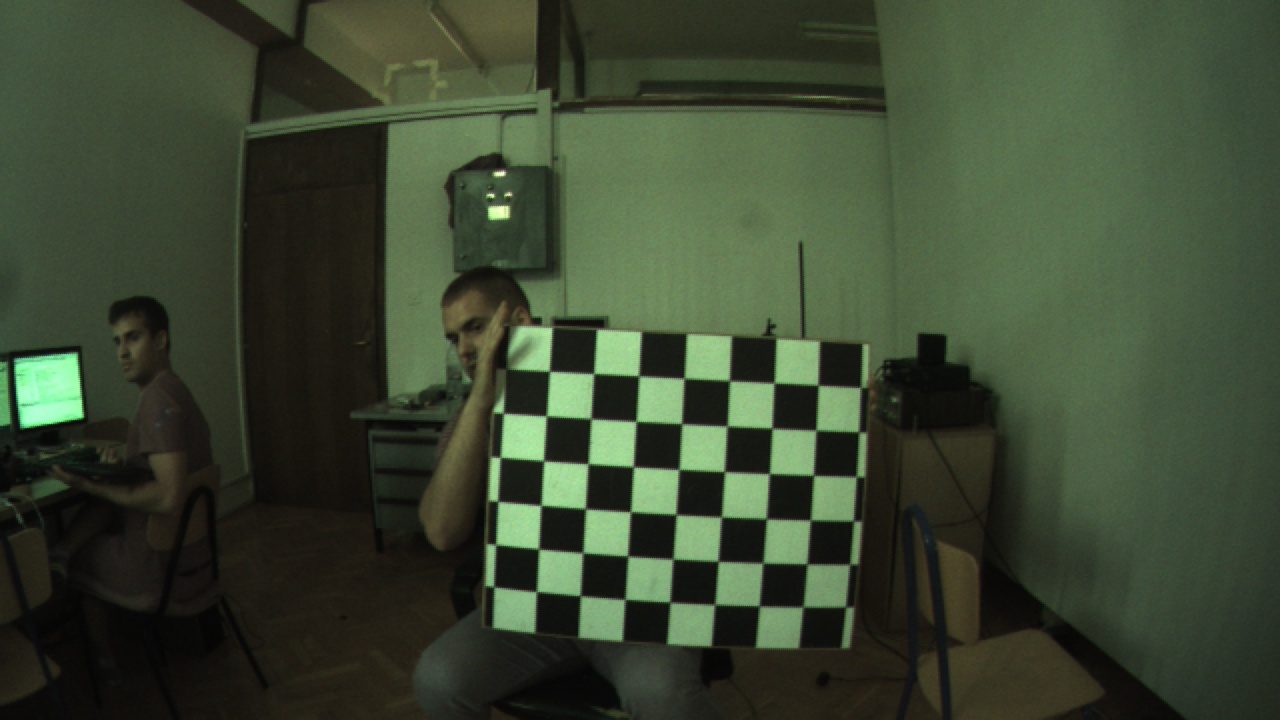
#> input picture dir_right/right_RGB33.jpg, 1280 x 720 px, found by its file name
$ python test.py
#> lines starting #> are read from the running program, lines starting #| are printed output that depends on the picture; after the words box and inside, x2 and y2 are one past the last pixel; in counts of white or black regions, pixels touching at a corner belong together
#> further down, img is the input picture: shape (720, 1280, 3); mean B, G, R 49.8, 71.2, 59.5
import cv2
import math
import numpy as np
import sys

def apply_mask(matrix, mask, fill_value):
    masked = np.ma.array(matrix, mask=mask, fill_value=fill_value)
    return masked.filled()

def apply_threshold(matrix, low_value, high_value):
    low_mask = matrix < low_value
    matrix = apply_mask(matrix, low_mask, low_value)

    high_mask = matrix > high_value
    matrix = apply_mask(matrix, high_mask, high_value)

    return matrix

def simplest_cb(img, percent):
#> called with percent = 1
    assert img.shape[2] == 3
    assert percent > 0 and percent < 100

    half_percent = percent / 200.0

    channels = cv2.split(img)
    out_channels = []
    for channel in channels:
        assert len(channel.shape) == 2
        # find the low and high precentile values (based on the input percentile)
        height, width = channel.shape
        vec_size = width * height
        flat = channel.reshape(vec_size)

        assert len(flat.shape) == 1

        flat = np.sort(flat)

        n_cols = flat.shape[0]

        low_val  = flat[math.floor(n_cols * half_percent)]
        high_val = flat[math.ceil( n_cols * (1.0 - half_percent))]

        print ("Lowval: ", low_val)
        print ("Highval: ", high_val)

        # saturate below the low percentile and above the high percentile
        thresholded = apply_threshold(channel, low_val, high_val)
        # scale the channel
        normalized = cv2.normalize(thresholded, thresholded.copy(), 0, 255, cv2.NORM_MINMAX)
        out_channels.append(normalized)
#> this loop made 3 passes
#> (low_val, high_val) on passes 1 to 3: (6, 159), (7, 228), (7, 165)
#> (printed output is left out)
#> pass 1, in apply_threshold, `low_mask = matrix < low_value`:
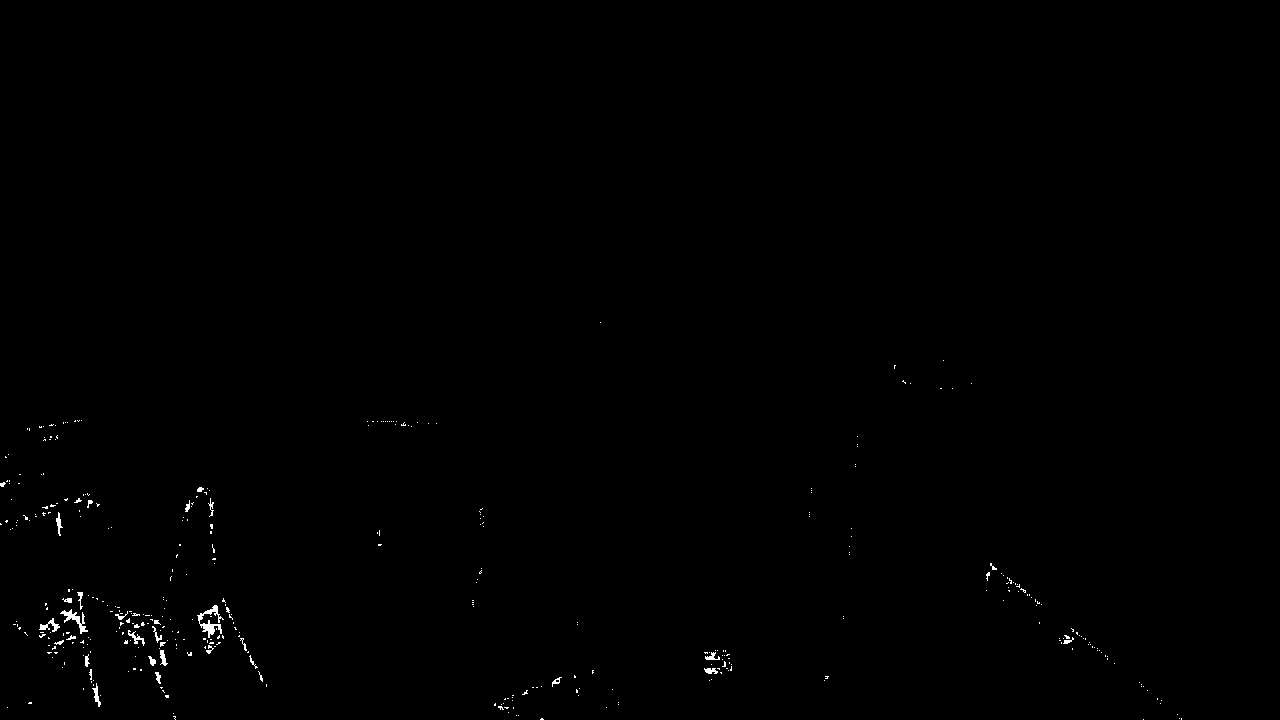
#> low_mask: shape (720, 1280) bool; 0.31% white in thin lines or dots, all inside (x1, y1, x2, y2) = (0, 322, 1182, 720)
#> pass 1, in apply_threshold, `high_mask = matrix > high_value`:
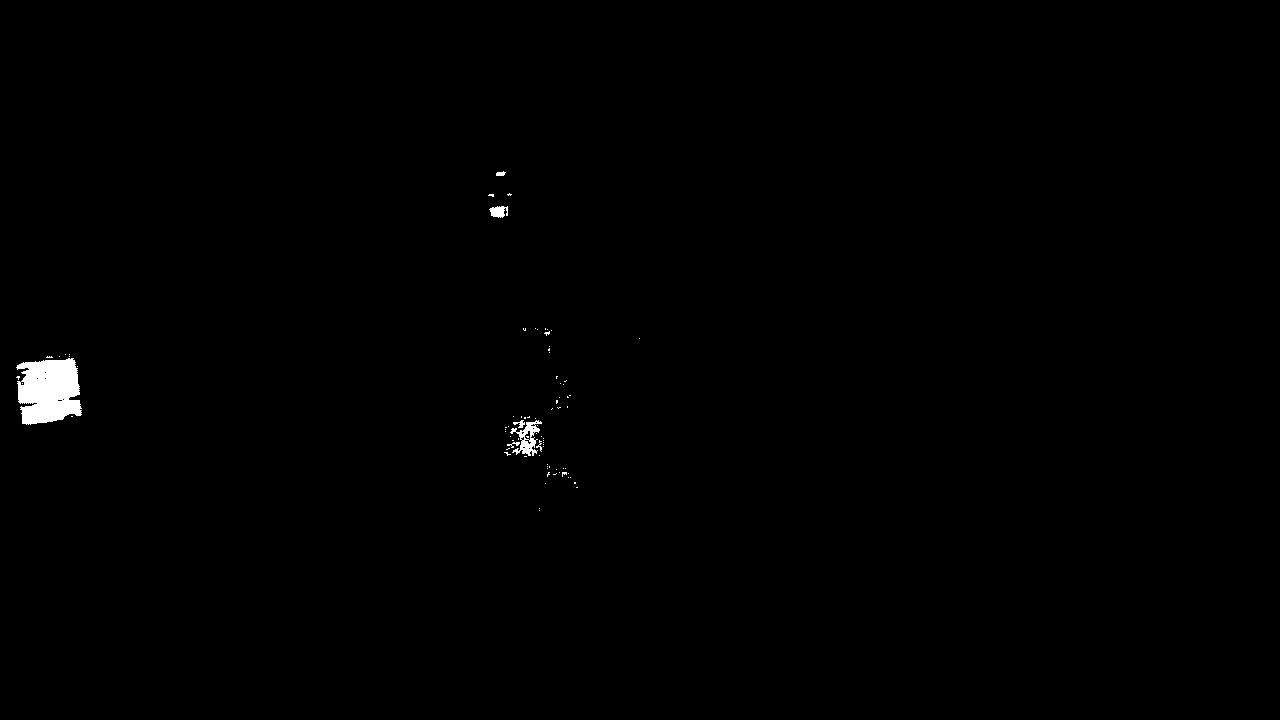
#> high_mask: shape (720, 1280) bool; 0.48% white; 84 white regions (77 under 20 px), largest, box (x1, y1, x2, y2) and area: (16, 358, 82, 425) 3420, (510, 420, 542, 456) 463, (489, 206, 508, 218) 162
#> after the loop:
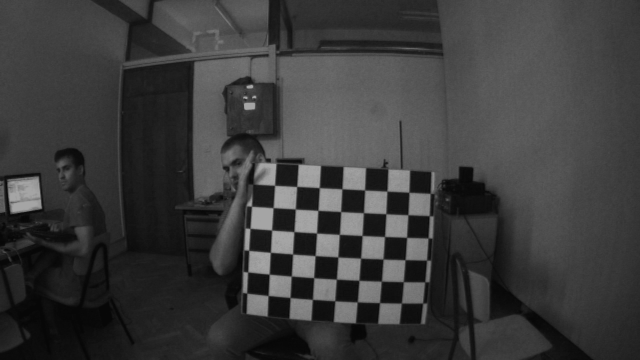
#> thresholded: shape (720, 1280) (shown at 1/2 size); min 7, max 165, mean 59.4
#> after the loop, out_channels = 3 items

    return cv2.merge(out_channels)
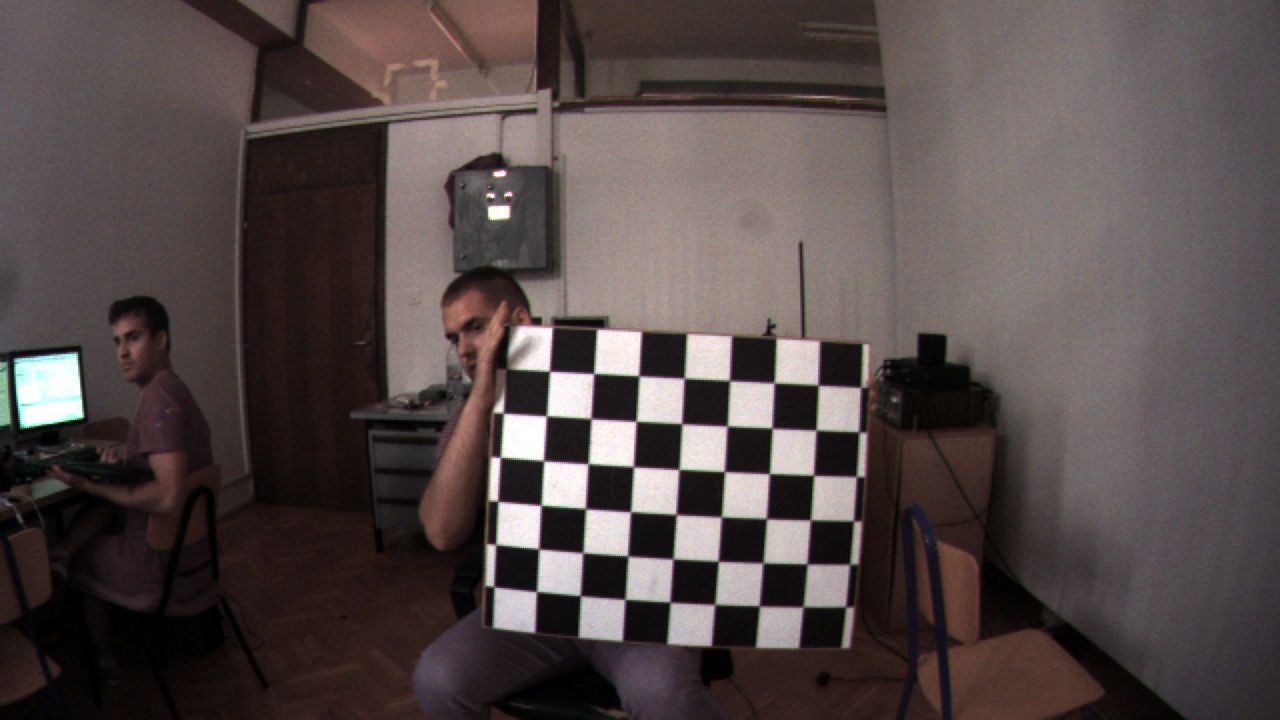
#> returned value: shape (720, 1280, 3); mean of channels 0, 1, 2 72.8, 74, 84.6; drawn as B, G, R

if __name__ == '__main__':
    img = cv2.imread("/home/minneyar/Desktop/stereocam2/dir_right/right_RGB33.jpg" )
    out = simplest_cb(img, 1)
    cv2.imshow("before", img)
    cv2.imshow("after", out)
    cv2.waitKey(0)

$ run again, with dir_right/right_RGB10.jpg copied over dir_right/right_RGB33.jpg
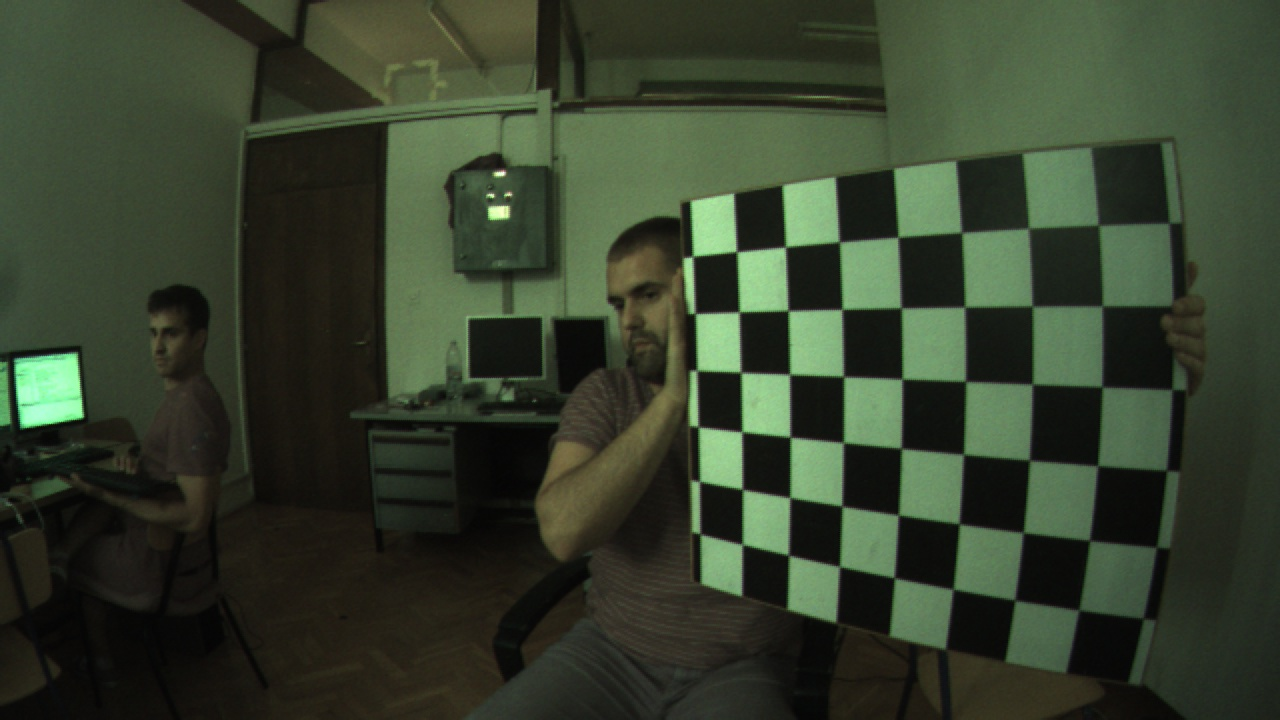
#> input picture dir_right/right_RGB10.jpg, 1280 x 720 px, found by its file name
#> img is the input picture: shape (720, 1280, 3); mean B, G, R 45.2, 63.9, 53.6
#> the loop in simplest_cb, `for channel in channels:` made 3 passes
#> (low_val, high_val) on passes 1 to 3: (6, 156), (7, 225), (7, 160)
#> (printed output is left out)
#> pass 1, in apply_threshold, `low_mask = matrix < low_value`:
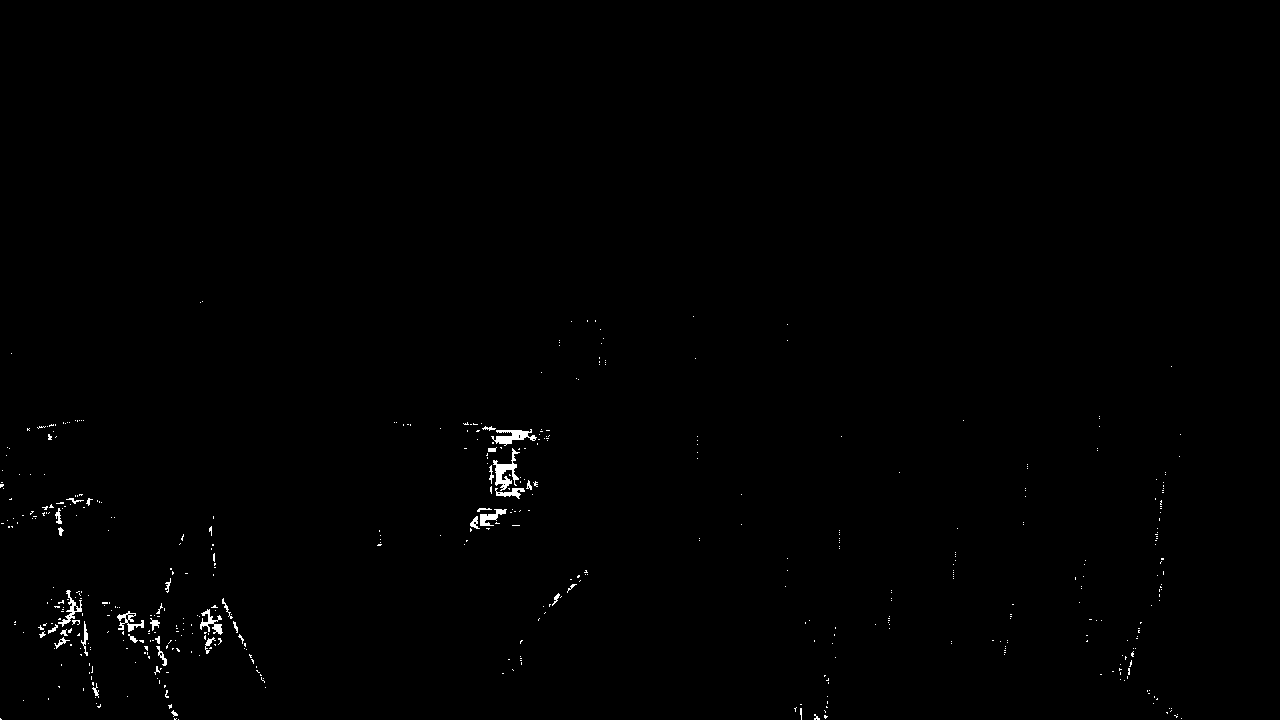
#> low_mask: shape (720, 1280) bool; 0.47% white; 505 white regions (467 under 20 px), largest, box (x1, y1, x2, y2) and area: (493, 448, 520, 491) 423, (491, 429, 537, 446) 361, (200, 609, 223, 635) 231
#> after the loop in simplest_cb, `for channel in channels:`: out_channels = 3 items
#> in simplest_cb, `return cv2.merge(out_channels)`:
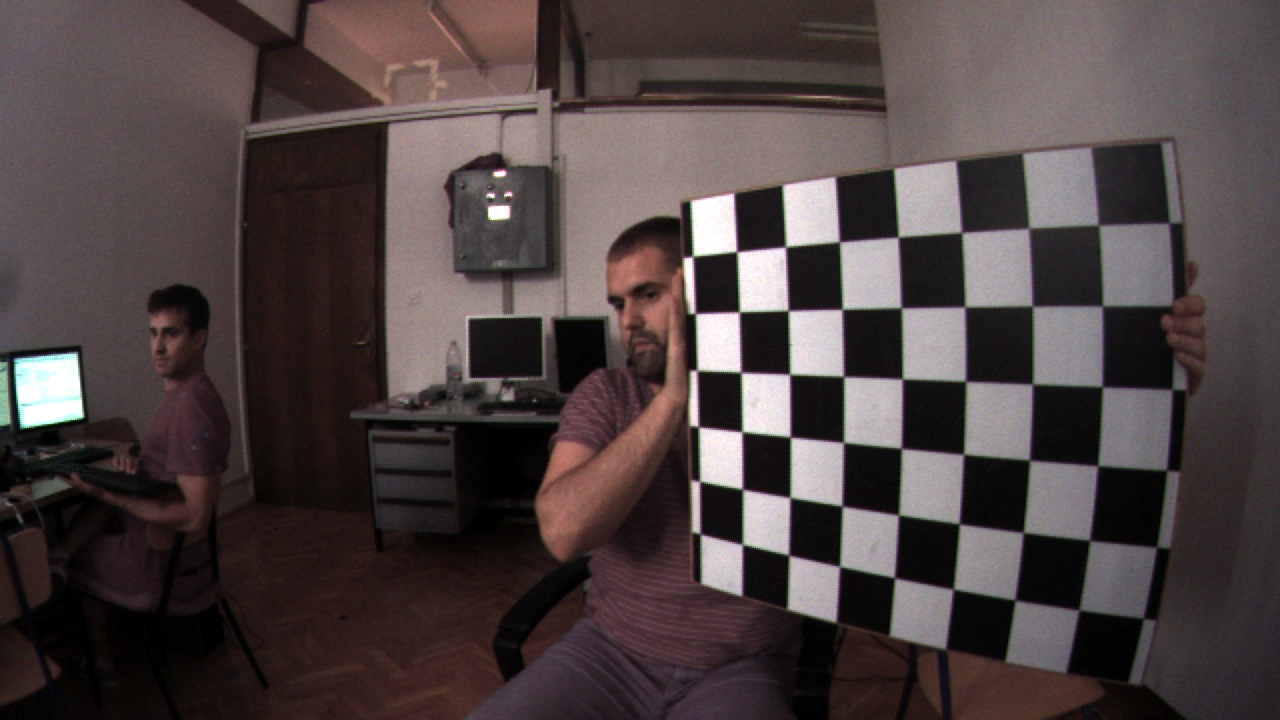
#> returned value: shape (720, 1280, 3); mean of channels 0, 1, 2 66.5, 66.5, 77.5; drawn as B, G, R

$ run again, with dir_right/right_RGB11.jpg copied over dir_right/right_RGB33.jpg
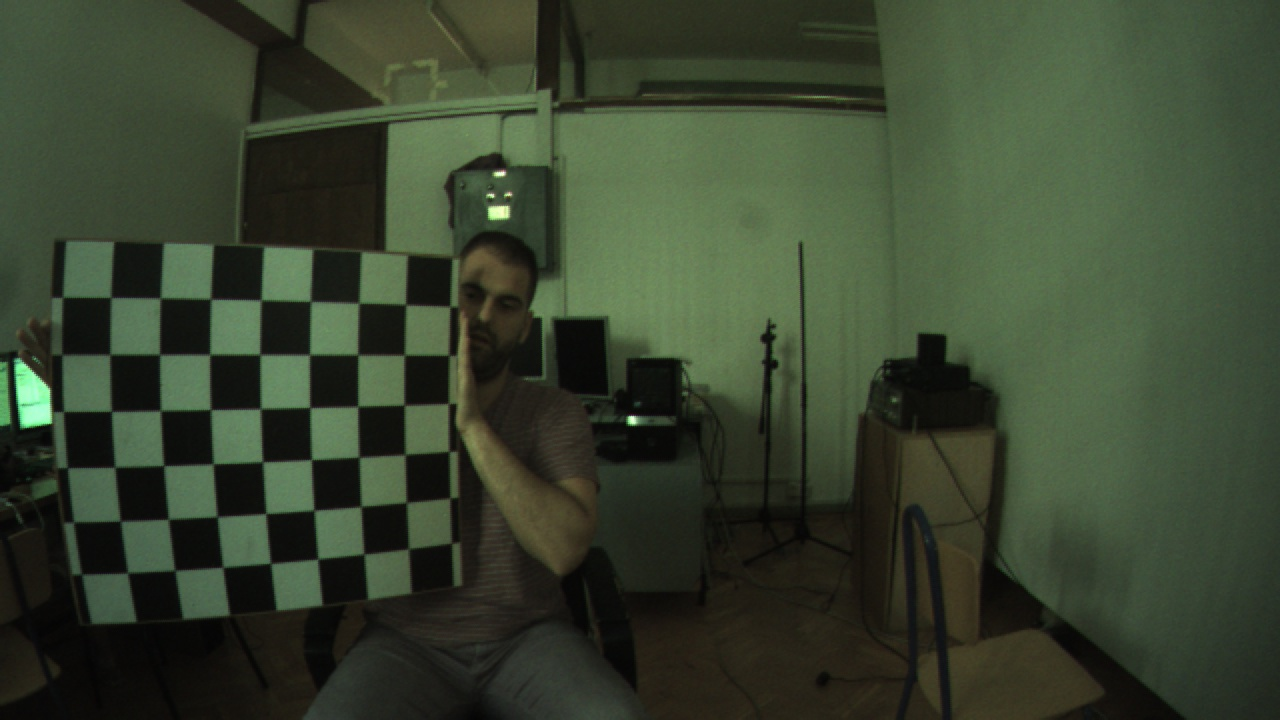
#> input picture dir_right/right_RGB11.jpg, 1280 x 720 px, found by its file name
#> img is the input picture: shape (720, 1280, 3); mean B, G, R 47.4, 67.3, 56.4
#> the loop in simplest_cb, `for channel in channels:` made 3 passes
#> (low_val, high_val) on passes 1 to 3: (6, 101), (8, 140), (7, 110)
#> (printed output is left out)
#> pass 1, in apply_threshold, `low_mask = matrix < low_value`:
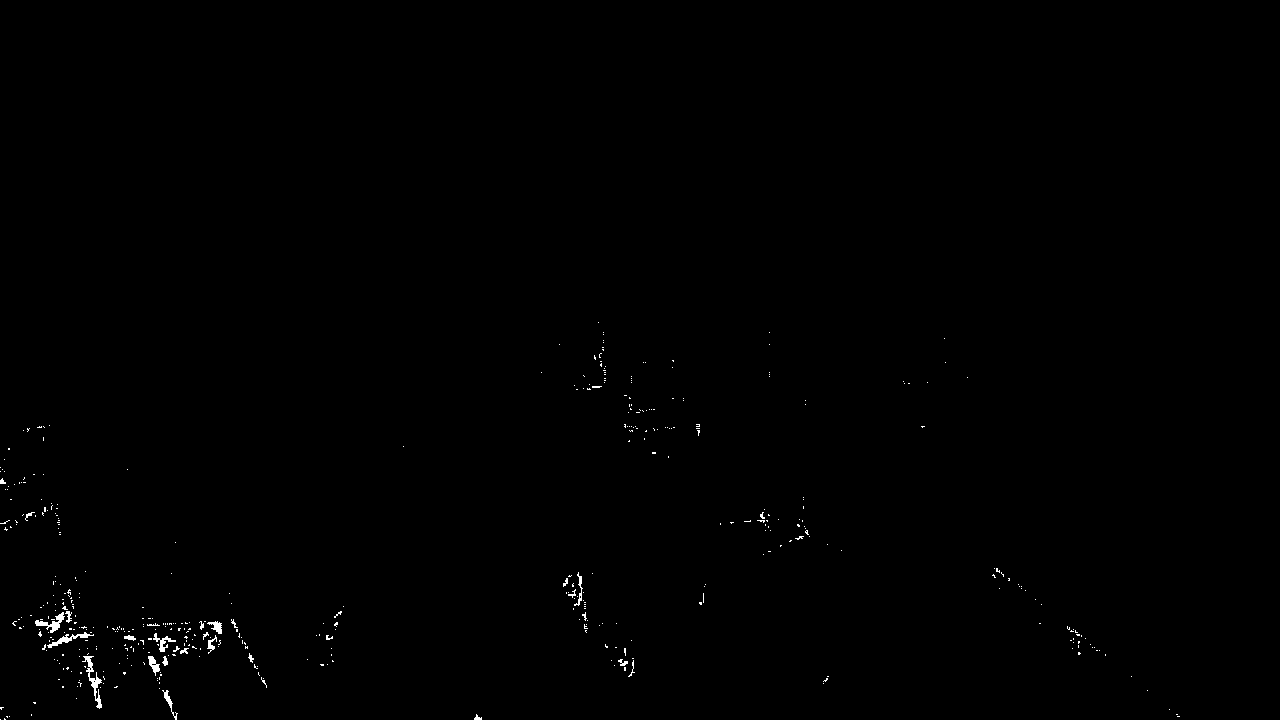
#> low_mask: shape (720, 1280) bool; 0.33% white in thin lines or dots, all inside (x1, y1, x2, y2) = (0, 322, 1180, 720)
#> after the loop in simplest_cb, `for channel in channels:`: out_channels = 3 items
#> in simplest_cb, `return cv2.merge(out_channels)`:
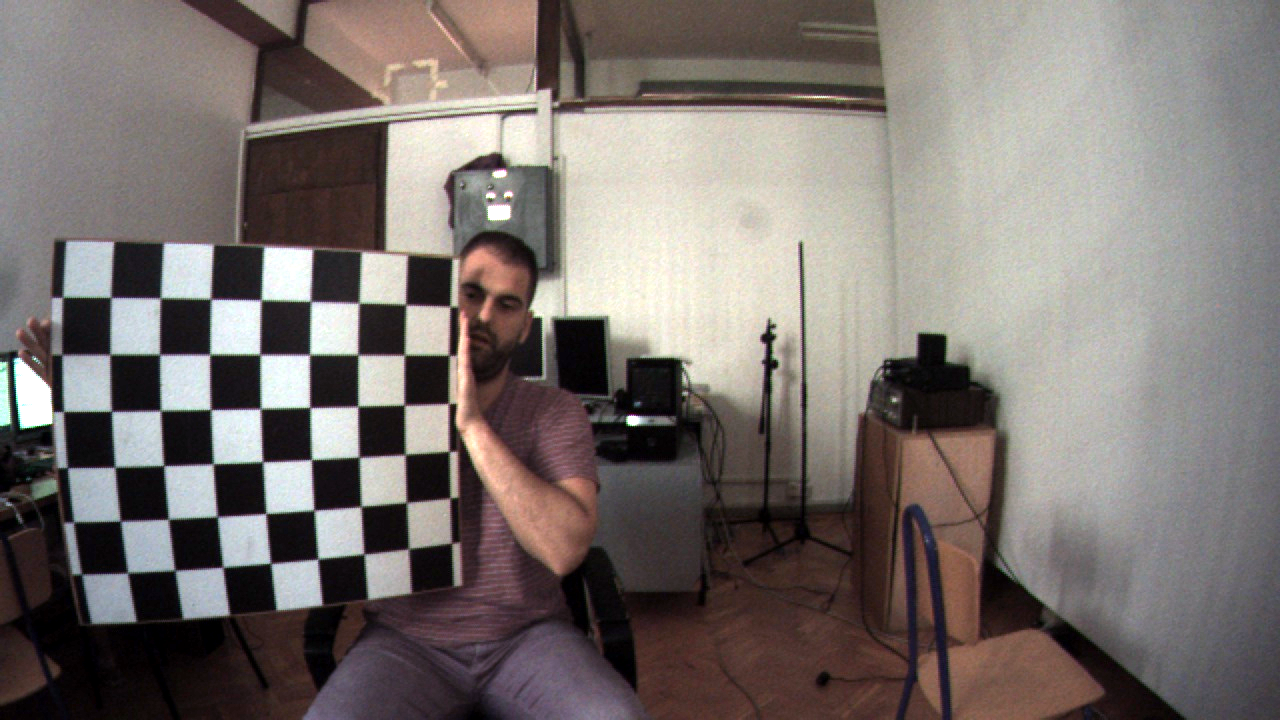
#> returned value: shape (720, 1280, 3); mean of channels 0, 1, 2 110.6, 114.1, 121.9; drawn as B, G, R
